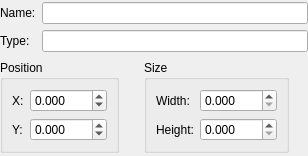
<?xml version="1.0" encoding="UTF-8"?>
<ui version="4.0">
 <class>ObjectPropertiesDialog</class>
 <widget class="QWidget" name="ObjectPropertiesDialog">
  <property name="geometry">
   <rect>
    <x>0</x>
    <y>0</y>
    <width>308</width>
    <height>156</height>
   </rect>
  </property>
  <property name="sizePolicy">
   <sizepolicy hsizetype="Expanding" vsizetype="Fixed">
    <horstretch>0</horstretch>
    <verstretch>0</verstretch>
   </sizepolicy>
  </property>
  <property name="baseSize">
   <size>
    <width>0</width>
    <height>0</height>
   </size>
  </property>
  <property name="windowTitle">
   <string>Form</string>
  </property>
  <layout class="QGridLayout" name="gridLayout_4">
   <property name="margin">
    <number>0</number>
   </property>
   <item row="0" column="0" colspan="4">
    <layout class="QGridLayout" name="gridLayout_3">
     <item row="0" column="0">
      <widget class="QLabel" name="nameLabel">
       <property name="text">
        <string>Name:</string>
       </property>
      </widget>
     </item>
     <item row="0" column="1">
      <widget class="QLineEdit" name="name"/>
     </item>
     <item row="1" column="0">
      <widget class="QLabel" name="typeLabel">
       <property name="text">
        <string>Type:</string>
       </property>
      </widget>
     </item>
     <item row="1" column="1">
      <widget class="QLineEdit" name="type"/>
     </item>
    </layout>
   </item>
   <item row="1" column="0">
    <widget class="QGroupBox" name="positionGroupBox">
     <property name="sizePolicy">
      <sizepolicy hsizetype="Fixed" vsizetype="Fixed">
       <horstretch>0</horstretch>
       <verstretch>0</verstretch>
      </sizepolicy>
     </property>
     <property name="title">
      <string>Position</string>
     </property>
     <layout class="QGridLayout" name="gridLayout">
      <item row="0" column="0">
       <widget class="QLabel" name="xLabel">
        <property name="text">
         <string>X:</string>
        </property>
       </widget>
      </item>
      <item row="0" column="1">
       <widget class="QDoubleSpinBox" name="x">
        <property name="decimals">
         <number>3</number>
        </property>
        <property name="minimum">
         <double>-999.000000000000000</double>
        </property>
        <property name="maximum">
         <double>9999.000000000000000</double>
        </property>
       </widget>
      </item>
      <item row="1" column="0">
       <widget class="QLabel" name="yLabel">
        <property name="text">
         <string>Y:</string>
        </property>
       </widget>
      </item>
      <item row="1" column="1">
       <widget class="QDoubleSpinBox" name="y">
        <property name="decimals">
         <number>3</number>
        </property>
        <property name="minimum">
         <double>-999.000000000000000</double>
        </property>
        <property name="maximum">
         <double>9999.000000000000000</double>
        </property>
       </widget>
      </item>
     </layout>
    </widget>
   </item>
   <item row="1" column="1">
    <spacer name="horizontalSpacer">
     <property name="orientation">
      <enum>Qt::Horizontal</enum>
     </property>
     <property name="sizeHint" stdset="0">
      <size>
       <width>0</width>
       <height>20</height>
      </size>
     </property>
    </spacer>
   </item>
   <item row="1" column="2">
    <widget class="QGroupBox" name="sizeGroupBox">
     <property name="sizePolicy">
      <sizepolicy hsizetype="Fixed" vsizetype="Fixed">
       <horstretch>0</horstretch>
       <verstretch>0</verstretch>
      </sizepolicy>
     </property>
     <property name="title">
      <string>Size</string>
     </property>
     <layout class="QGridLayout" name="gridLayout_2">
      <item row="0" column="0">
       <widget class="QLabel" name="widthLabel">
        <property name="text">
         <string>Width:</string>
        </property>
       </widget>
      </item>
      <item row="0" column="1">
       <widget class="QDoubleSpinBox" name="width">
        <property name="decimals">
         <number>3</number>
        </property>
        <property name="maximum">
         <double>9999.000000000000000</double>
        </property>
       </widget>
      </item>
      <item row="1" column="0">
       <widget class="QLabel" name="heightLabel">
        <property name="text">
         <string>Height:</string>
        </property>
       </widget>
      </item>
      <item row="1" column="1">
       <widget class="QDoubleSpinBox" name="height">
        <property name="decimals">
         <number>3</number>
        </property>
        <property name="maximum">
         <double>9999.000000000000000</double>
        </property>
       </widget>
      </item>
     </layout>
    </widget>
   </item>
   <item row="1" column="3">
    <spacer name="horizontalSpacer_2">
     <property name="orientation">
      <enum>Qt::Horizontal</enum>
     </property>
     <property name="sizeHint" stdset="0">
      <size>
       <width>0</width>
       <height>20</height>
      </size>
     </property>
    </spacer>
   </item>
  </layout>
 </widget>
 <resources/>
 <connections/>
</ui>
